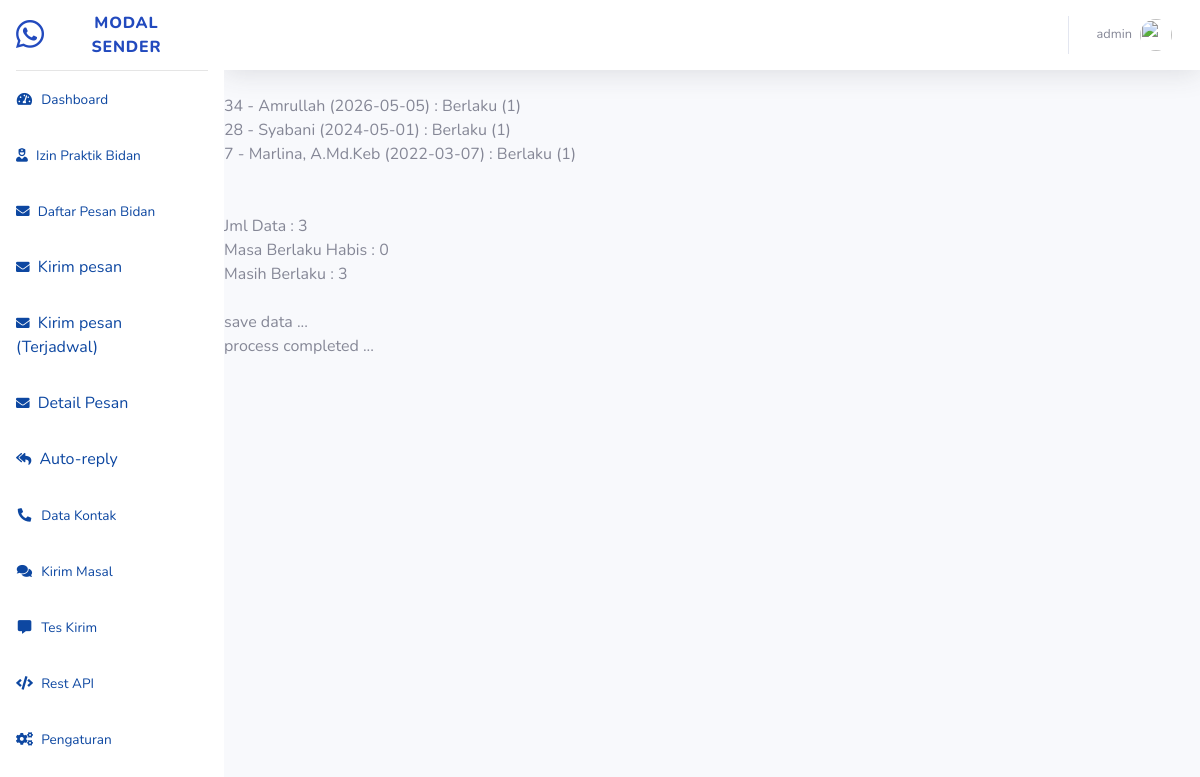
The page /pages/latihan/sendmesssage.php (signed in) on the database as committed earlier.
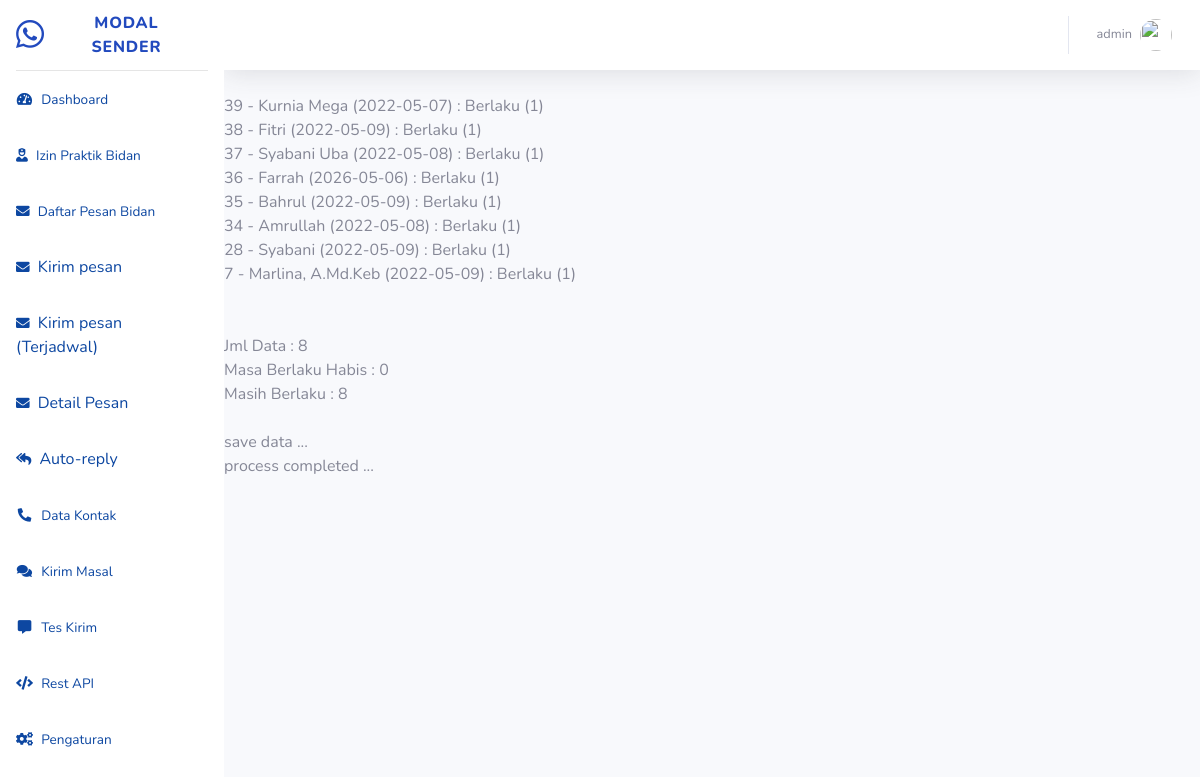
The same page on the database as committed later.
### tables this page shows
CREATE TABLE `izin_bidan` (
  `id_bidan` int(11) NOT NULL,
  `sipb` text NOT NULL,
  `nama` text NOT NULL,
  `temp_lahir` text NOT NULL,
  `tg_lahir` date NOT NULL,
  `alamat` text NOT NULL,
  `no_strb` text NOT NULL,
  `uk_praktik` text NOT NULL,
  `al_praktik` text NOT NULL,
  `no_rekom` text NOT NULL,
  `tg_rekom` date NOT NULL,
  `terbit` date NOT NULL,
  `ms_berlaku` date NOT NULL,
  `no_wa` bigint(25) NOT NULL
);

### helper/koneksi.php (called while the page is built, shortened)
<?php
$base_url = "/modalsender/";

### pages/latihan/sendmesssage.php (the view, shortened to what this page needs)
<?php
include_once("../../helper/koneksi.php");
include_once("../../helper/function.php");
require_once('../../templates/header.php');
$q = mysqli_query($koneksi, "SELECT * FROM izin_bidan order by id_bidan DESC");
$tgl = date('Y-m-d');
$no = 0;
$valid = 0;
$exp = 0;
while ($row = mysqli_fetch_array($q)) {
    if ($row['ms_berlaku'] == $tgl) {
        $status = 3;
        $id_bidan = $row['id_bidan'];
        echo "{$row['id_bidan']} - {$row['nama']} ({$row['ms_berlaku']} - exp): {$row['no_wa']} : Kadaluarsa (3)<br>";
        kirim_pesan($row['no_wa'], $row['nama'], $row['ms_berlaku']);
        echo "<br>Pesan : {$pesan}<br><br>";
        $newdata[] =  array(
            'id_bidan' => $row['id_bidan'],
            'nama' => $row['nama'],
            'status' => $status,
            'id_message' => $jsons->data->message_id,
            'message' => $jsons->message,
            'isi_pesan' => $pesan
        );
        array_push($md_array[$id_bidan], $newdata);
        $exp++;
    } else {
        echo "{$row['id_bidan']} - {$row['nama']} ({$row['ms_berlaku']}) : Berlaku (1) <br>";
        $valid++;
    }
    $no++;
}
echo "<br><br>Jml Data : {$no}";
echo "<br>Masa Berlaku Habis : {$exp}";
echo "<br>Masih Berlaku : {$valid} <br><br>";
echo "save data ...";
echo "<br> process completed ...<br>";

### templates/header.php (shortened to what this page needs)
<!DOCTYPE html>
<html lang="en">
<head>
    <link href="<?= $base_url; ?>vendor/fontawesome-free/css/all.min.css" rel="stylesheet" type="text/css">
    <link href="<?= $base_url; ?>css/sb-admin-2.min.css" rel="stylesheet">
    <link rel="stylesheet" href="https://cdnjs.cloudflare.com/ajax/libs/toastr.js/latest/toastr.css" />
    <link href="<?= $base_url; ?>vendor/datatables/dataTables.bootstrap4.min.css" rel="stylesheet">
    <link href="https://cdn.jsdelivr.net/npm/select2@4.1.0-beta.1/dist/css/select2.min.css" rel="stylesheet" />
</head>
<body id="page-top">
    <div id="wrapper">
        <ul class="navbar-nav  sidebar sidebar-success " id="accordionSidebar">
            <a class="sidebar-brand d-flex align-items-center justify-content-center" href="home.php">
                <div class="sidebar-brand-icon">
                    <i class="fab fa-whatsapp"></i>
                </div>
                <div class="sidebar-brand-text mx-3">Modal Sender</div>
            </a>
            <hr class="sidebar-divider my-0">
            <li class="nav-item">
                <a class="nav-link" href="<?= $base_url; ?>pages/home.php">
                    <i class="fas fa-fw fa-tachometer-alt"></i>
                    <span>Dashboard</span></a>
            </li>
            <li class="nav-item">
                <a class="nav-link" href="<?= $base_url; ?>pages/bidan/izin_bidan.php">
                    <i class="fas fa-user-nurse"></i>
                    <span>Izin Praktik Bidan</span></a>
            </li>
            <li class="nav-item">
                <a class="nav-link" href="<?= $base_url; ?>pages/jatuh_tempo/jatuh_tempo.php">
                    <i class="fas fa-envelope"></i>
                    <span>Daftar Pesan Bidan</span></a>
            </li>
            <li class="nav-item">
                <a class="nav-link" href="<?= $base_url ?>pages/latihan/sendmesssage.php">
                    <i class="fas fa-envelope"></i>
                    Kirim pesan </a>
            </li>
            <li class="nav-item">
                <a class="nav-link" href="latihan/sendmessage2.php">
                    <i class="fas fa-envelope"></i>
                    Kirim pesan (Terjadwal) </a>
            </li>
            <li class="nav-item">
                <a class="nav-link" href="latihan/ambil_detailpesan.php">
                    <i class="fas fa-envelope"></i>
                    Detail Pesan </a>
            </li>
            <li class="nav-item">
                <a class="nav-link" href="auto_reply.php">
                    <i class="fas fa-reply-all"></i>
                    Auto-reply </a>
            </li>
            <li class="nav-item">
                <a class="nav-link" href="kontak.php">
                    <i class="fas fa-fw fa-phone-alt"></i>
                    <span>Data Kontak</span></a>
            </li>
            <li class="nav-item">
                <a class="nav-link" href="kirim.php">
                    <i class="fas fa-fw fa-comments"></i>
                    <span>Kirim Masal</span></a>
            </li>
            <li class="nav-item">
                <a class="nav-link" href="tes_kirim.php">
                    <i class="fas fa-fw fa-comment-alt"></i>
                    <span>Tes Kirim</span></a>
            </li>
            <li class="nav-item">
                <a class="nav-link" href="rest_api.php">
                    <i class="fas fa-fw fa-code"></i>
                    <span>Rest API</span></a>
            </li>
            <li class="nav-item">
                <a class="nav-link" href="pengaturan.php">
                    <i class="fas fa-fw fa-cogs"></i>
                    <span>Pengaturan</span></a>
            </li>
        </ul>
        <div id="content-wrapper" class="d-flex flex-column">
            <div id="content">
                <nav class="navbar navbar-expand navbar-light bg-white topbar mb-4 static-top shadow">
                    <ul class="navbar-nav ml-auto">
                        <li class="nav-item dropdown no-arrow">
                            <a class="nav-link dropdown-toggle" href="#" id="userDropdown" role="button" data-toggle="dropdown" aria-haspopup="true" aria-expanded="false">
                                <span class="mr-2 d-none d-lg-inline text-gray-600 small"><?= $_SESSION['username'] ?></span>
                                <img class="img-profile rounded-circle" src="../img/undraw_profile.svg">
                            </a>
                        </li>
                    </ul>
                </nav>

Rows that differ between the two databases and show on the page:
added izin_bidan: id_bidan "39", nama "Kurnia Mega", ms_berlaku "2022-05-07"
added izin_bidan: id_bidan "38", nama "Fitri", ms_berlaku "2022-05-09"
added izin_bidan: id_bidan "37", nama "Syabani Uba", ms_berlaku "2022-05-08"
added izin_bidan: id_bidan "36", nama "Farrah", ms_berlaku "2026-05-06"
added izin_bidan: id_bidan "35", nama "Bahrul", ms_berlaku "2022-05-09"
changed izin_bidan "Amrullah": ms_berlaku "2026-05-05" → "2022-05-08"
changed izin_bidan "Syabani": ms_berlaku "2024-05-01" → "2022-05-09"
changed izin_bidan "Marlina, A.Md.Keb": ms_berlaku "2022-03-07" → "2022-05-09"
Other text that changed with them:
$no: "3" → "8"
$valid: "3" → "8"
